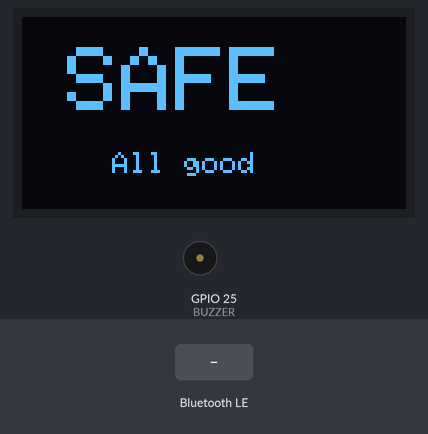
Bench run of a sketch on a simulated ESP32. Parts: 128×64 one-colour display, buzzer (waves = sounding, pin HIGH). The test bench sets the inputs (shaded band). Nothing arrives over Bluetooth unless stated; a phone connects over Bluetooth LE 3 s after start; what the sketch prints to the serial monitor is not drawn.

Above: at 1.2 s.
1.3 s: Bluetooth LE write "ALERT" received
At 2.6 s:
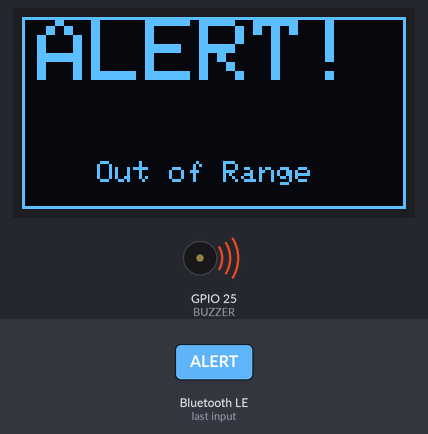
4.2 s: Bluetooth LE write "MEDIUM" received
At 5.1 s:
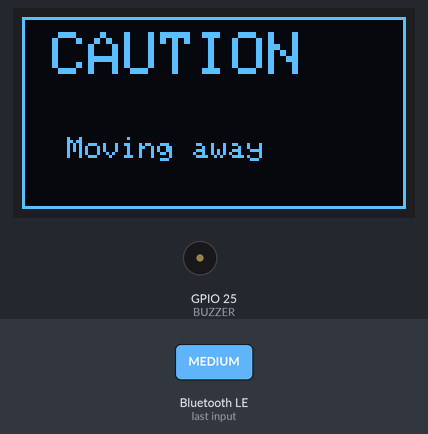
6.2 s: Bluetooth LE write "STOP" received
At 6.8 s:
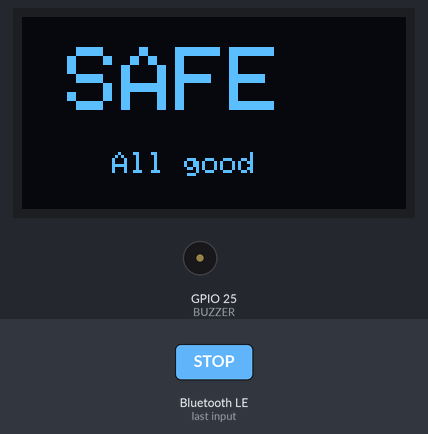
Timing chart, 0 to 9.2 s (numbered marks = the images above; inputs shaded):
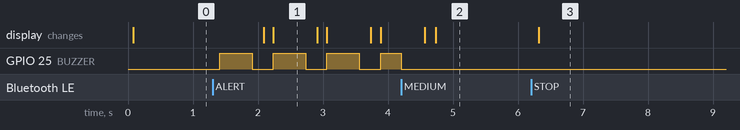

The sketch:

MyESP32Beacon.ino
```cpp
#include <BLEDevice.h>
#include <BLEUtils.h>
#include <BLEServer.h>

#include <Wire.h>
#include <Adafruit_GFX.h>
#include <Adafruit_SSD1306.h>

// =========================
// PIN CONFIGURATION
// =========================
#define BUZZER 25

#define SCREEN_WIDTH 128
#define SCREEN_HEIGHT 64

// =========================
// OLED
// =========================
Adafruit_SSD1306 display(
  SCREEN_WIDTH,
  SCREEN_HEIGHT,
  &Wire,
  -1
);

// =========================
// BLE
// =========================
BLECharacteristic *pCharacteristic;

// Modes: SAFE / MEDIUM / ALERT
String statusMode = "SAFE";

// =========================
// BLE CALLBACK
// =========================
class MyCallbacks : public BLECharacteristicCallbacks {

  void onWrite(BLECharacteristic *pChar) {

    String value = pChar->getValue();

    if (value == "ALERT") {
      statusMode = "ALERT";
    }

    else if (value == "MEDIUM") {
      statusMode = "MEDIUM";
      digitalWrite(BUZZER, LOW);
    }

    else if (value == "STOP") {
      statusMode = "SAFE";
      digitalWrite(BUZZER, LOW);
    }
  }
};

// =========================
// SETUP
// =========================
void setup() {

  Serial.begin(115200);

  // Buzzer
  pinMode(BUZZER, OUTPUT);
  digitalWrite(BUZZER, LOW);

  // =========================
  // OLED INITIALIZATION
  // =========================
  Wire.begin(21, 22);

  if (!display.begin(SSD1306_SWITCHCAPVCC, 0x3C)) {

    Serial.println("OLED not found");

    for (;;);
  }

  display.clearDisplay();
  display.setTextColor(WHITE);

  display.setTextSize(1);
  display.setCursor(0, 10);

  display.println("Beacon System");
  display.println("Starting...");

  display.display();

  // =========================
  // BLE INITIALIZATION
  // =========================
  BLEDevice::init("MyESP32Beacon");

  BLEServer *pServer = BLEDevice::createServer();

  BLEService *pService =
    pServer->createService("1234");

  pCharacteristic =
    pService->createCharacteristic(
      "5678",
      BLECharacteristic::PROPERTY_WRITE
    );

  pCharacteristic->setCallbacks(
    new MyCallbacks()
  );

  pService->start();

  BLEAdvertising *pAdvertising =
    BLEDevice::getAdvertising();

  pAdvertising->start();

  Serial.println("Ready...");
}

// =========================
// LOOP
// =========================
void loop() {

  // =========================
  // ALERT STATE
  // =========================
  if (statusMode == "ALERT") {

    digitalWrite(BUZZER, HIGH);

    delay(500);

    digitalWrite(BUZZER, LOW);

    delay(150);

    display.clearDisplay();

    // Flash effect
    display.invertDisplay(true);

    display.drawRect(
      0,
      0,
      128,
      64,
      WHITE
    );

    display.setTextSize(3);
    display.setCursor(5, 0);

    display.println("ALERT!");

    display.setTextSize(1);
    display.setCursor(25, 48);

    display.println("Out of Range");

    display.display();

    delay(150);

    display.invertDisplay(false);
  }

  // =========================
  // MEDIUM STATE
  // =========================
  else if (statusMode == "MEDIUM") {

    digitalWrite(BUZZER, LOW);

    display.clearDisplay();

    display.drawRect(
      0,
      0,
      128,
      64,
      WHITE
    );

    display.setTextSize(2);
    display.setCursor(10, 5);

    display.println("CAUTION");

    display.setTextSize(1);
    display.setCursor(15, 40);

    display.println("Moving away");

    display.display();

    delay(200);
  }

  // =========================
  // SAFE STATE
  // =========================
  else {

    digitalWrite(BUZZER, LOW);

    display.clearDisplay();

    display.setTextSize(3);
    display.setCursor(15, 10);

    display.println("SAFE");

    display.setTextSize(1);
    display.setCursor(30, 45);

    display.println("All good");

    display.display();

    delay(200);
  }
}
```

Measured:
- after the input at 1.3 s, GPIO 25 (BUZZER): alternates HIGH for 0.50 s and LOW for 0.33 s, starting after 0.11 s; the display: first changes after 0.79 s (image 1 shows a later state)
- after the input at 4.2 s, the display: first differs from a run without the input after 0.54 s (image 2)
- after the input at 6.2 s, the display: changes after 0.12 s (image 3)
- what the display in image 1 shows lasts 0.7 s, from 2.2 s to 2.9 s
